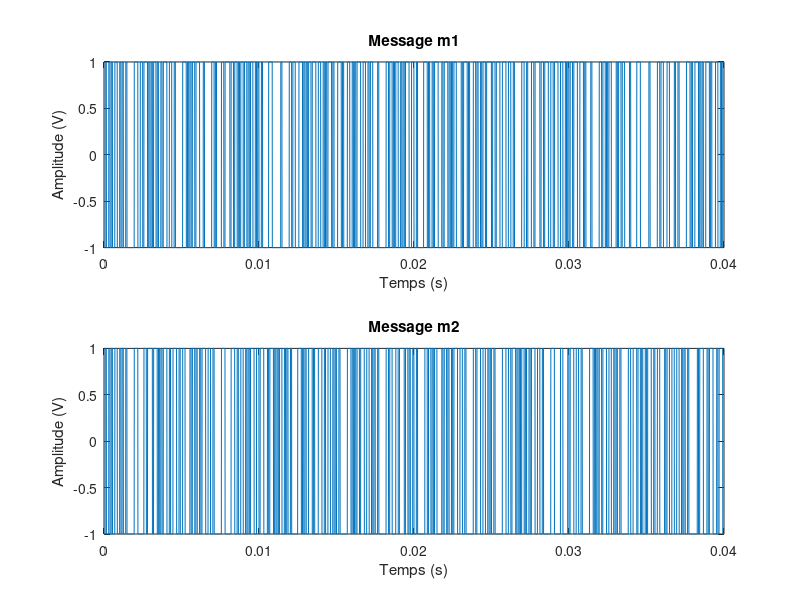
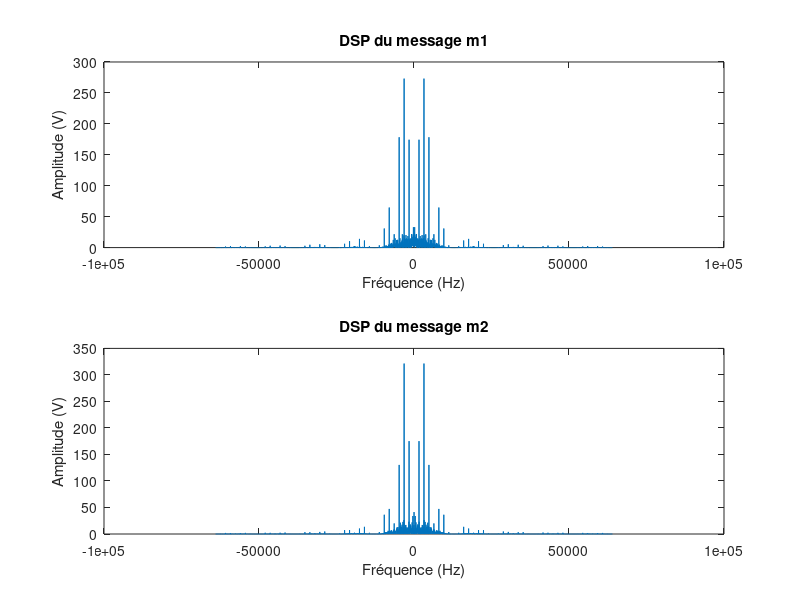
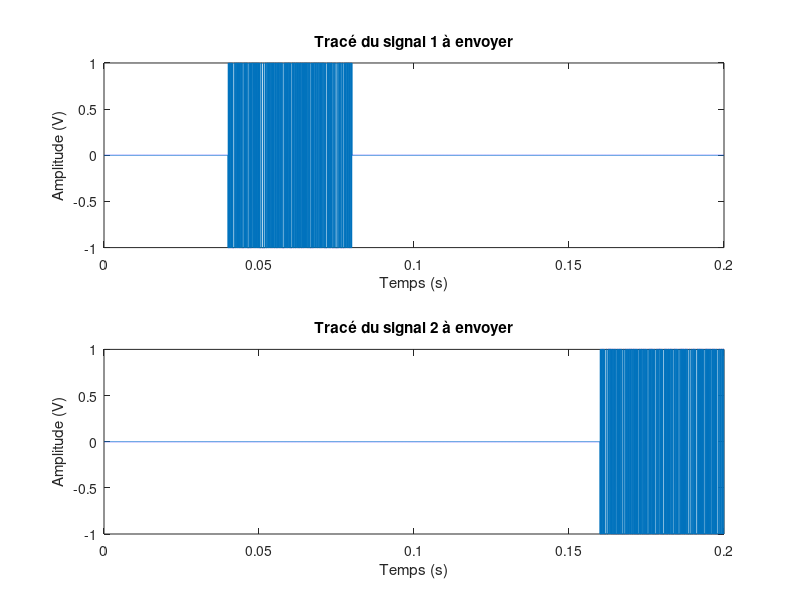
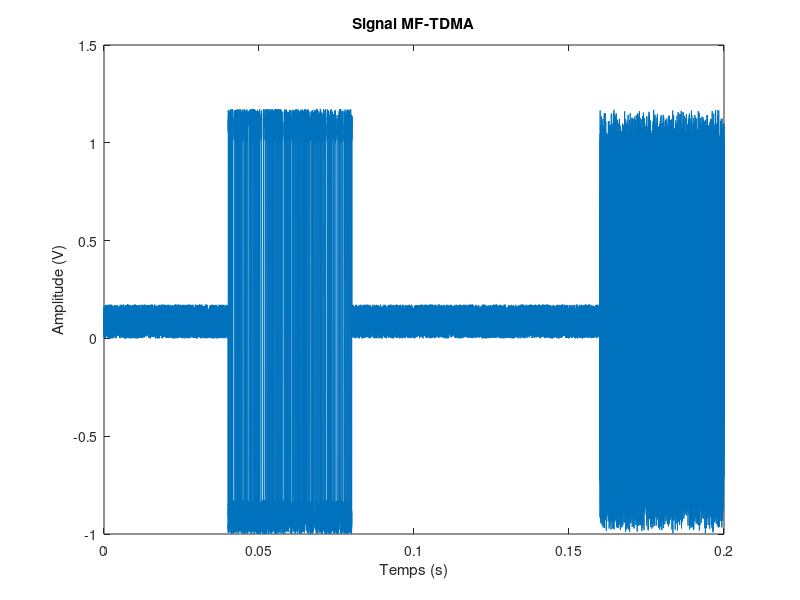

Source code (MATLAB) for these figures, in order: (Note: this script raises an error after producing the figures.)
% Projet de Traitement du signal 2019-2020
% ENSEEIHT 1SN
% Auteurs : RAVALOSON Nomanina, BEN AHMED DAHO Mohamed

% Importation des données

load donnees1.mat;
load donnees2.mat;

% 3)2)1) Modulation bande base 
Fp2=46000;
Longueur_signal = length(bits_utilisateur1);
Fe=128000;
Te=1/Fe;
Duree_signal = Longueur_signal * Te;
Ns=0.04/Duree_signal;
Ts=Ns*Te;

m1=kron(2*bits_utilisateur1-1,ones(1,Ns));
m2=kron(2*bits_utilisateur2-1,ones(1,Ns));

%Tracés temporels des signaux m1 et m2

Temps=0:Ns*Longueur_signal-1;
Temps=Temps*Te;
figure;
subplot(2,1,1);
plot(Temps,m1);
title('Message m1');
xlabel('Temps (s)');
ylabel('Amplitude (V)');
subplot(2,1,2);
plot(Temps,m2);
title('Message m2');
xlabel('Temps (s)');
ylabel('Amplitude (V)');

% Tracés des DSP de m1 et m2

dsp_m1=(1/length(m1))*(fftshift(abs(fft(m1))).^2);
Freq=linspace(-Fe/2,Fe/2,length(dsp_m1));

figure;
subplot(2,1,1);

plot(Freq,dsp_m1);
title('DSP du message m1');
xlabel('Fréquence (Hz)');
ylabel('Amplitude (V)');

dsp_m2=(1/length(m2))*(fftshift(abs(fft(m2))).^2);
Freq=linspace(-Fe/2,Fe/2,length(dsp_m2));
subplot(2,1,2);
plot(Freq,dsp_m2);
title('DSP du message m2');
xlabel('Fréquence (Hz)');
ylabel('Amplitude (V)');


%3.2.2 Construction du signal MF-TDMA
%1.a  

%Initialisation du signal

slot = zeros(1,5120);
signal_MFTDMA1 = [slot,m1,slot,slot,slot];

signal_MFTDMA2 = [slot,slot,slot,slot,m2];

% Tracés des signaux 

figure
subplot(2,1,1);
plot([0:Te:(length(signal_MFTDMA1)-1)*Te],signal_MFTDMA1);
title("Tracé du signal 1 à envoyer");
xlabel("Temps (s)");
ylabel("Amplitude (V)");


subplot(2,1,2);
plot([0:Te:(length(signal_MFTDMA2)-1)*Te],signal_MFTDMA2);
title("Tracé du signal 2 à envoyer");
xlabel("Temps (s)");
ylabel("Amplitude (V)");



%1.b

% Modulation d'amplitude


tableau_de_cos = zeros(1,25600);
tableau_de_cos = cos(2*pi*Fp2*[0:Te:25599*Te]);

x1= signal_MFTDMA1*cos(0);
x2 = signal_MFTDMA2.*(tableau_de_cos);


%2.
% Somme des signaux et ajout du bruit
x = x1 + x2;
Ps = mean(abs(x).^2);
Pb = Ps*10e-2;          % On choisit le rapport SNR = 20 dB donc Ps = 100 Pb
sigma = sqrt(Pb);
bruit = sigma*rand(1,length(x));
xtot = x +  bruit;

% Tracé temporel du signal MF-TDMA
figure;
plot([0:Te:(length(x)-1)*Te],xtot);
title('Signal MF-TDMA');
xlabel('Temps (s)');
ylabel('Amplitude (V)');

% Tracé de la DSP du signal MF-TDMA
N = length(xtot);
DSP = periodogramme(xtot,N);
figure
plot(linspace(-Fe/2,Fe/2,length(DSP)),fftshift(DSP));
title('DSP du signal MF-TDMA');
xlabel('Fréquence (Hz)');
ylabel('Amplitude (V)');



% 4)1)1)Synthèse du filtre passe bas
%Filtre passe bas à la fréquence de coupure Fp2/2

%4)1)1)1)

% Réponses impulsionnelle et fréquentielle du filtre passe bas
N=1000;
K=[-N/Fe:1/Fe:N/Fe];

%Réponse impulsionnelle du filtre passe bas : hk
hk=(Fp2/Fe)*sinc(K*Fp2);

TF_filtre=fft(hk);

Freq_filtre=linspace(-Fe/2,Fe/2,length(TF_filtre));

figure
subplot(2,1,1);
plot(K,hk);
xlabel('Temps (s)');
ylabel('Amplitude (V)');
title('Réponse impulsionnelle du filtre passe bas');
subplot(2,1,2);
plot(Freq_filtre,fftshift((abs(TF_filtre))));
xlabel('Fréquence (Hz)');
ylabel('Amplitude (V)');
title('Réponse fréquentielle du filtre passe bas (normalisée en amplitude)');


% 4)1)1)2) Superposition de la réponse fréquentielle du filtre passe bas et de la DSP
% du signal

figure
plot(Freq_filtre,fftshift((abs(TF_filtre))));
hold on
plot(linspace(-Fe/2,Fe/2,length(DSP)),fftshift(DSP/max(DSP)));
title('Superposition de la réponse fréquentielle filtre passe bas et de la DSP du signal');
xlabel('Fréquence (Hz)');
ylabel('Amplitude (V)');
legend('Filtre','DSP du signal');


%4)1)2) Filtre passe haut

%Création du dirac numérique
dirac_numerique= zeros(length(K),1);
dirac_numerique=dirac_numerique';
dirac_numerique(1001)=1;

%Réponse impulsionnelle du filtre passe bas : hk_haut
hk_haut=dirac_numerique-hk;
TF_filtre_haut=fft(hk_haut);

%Tracés des réponses impulsionnelle et fréquentielle du filtre passe haut
figure
subplot(2,1,1);
plot(K,hk_haut);
xlabel('Temps (s)');
ylabel('Amplitude (V)');
title('Réponse impulsionnelle du filtre passe-haut');
subplot(2,1,2);
plot(Freq_filtre,fftshift(abs(TF_filtre_haut)));
xlabel('Fréquence (Hz)');
ylabel('Amplitude (V)');
title('Réponse fréquentielle du filtre passe-haut (normalisée en amplitude)');

%Superposition de la réponse fréquentielle du filtre passe haut et de la DSP
% du signal

figure
plot(Freq_filtre,fftshift((abs(TF_filtre_haut))));
hold on
plot(linspace(-Fe/2,Fe/2,length(DSP)),fftshift(DSP/max(DSP)));
title('Superposition de la réponse fréquentielle filtre passe haut et de la DSP du signal');
xlabel('Fréquence (Hz)');
ylabel('Amplitude (V)');
legend('Filtre passe haut','DSP du signal');

% 4)1)3) Filtrage

x1_filtre = conv(xtot,hk,'same');
x2_filtre = conv(xtot,hk_haut,'same');

figure
subplot(2,1,1);
plot([0:Te:(length(x)-1)*Te],x1_filtre);
title('Signal x1 retrouvé');
xlabel('Temps (s)');
ylabel('Amplitude (V)');

subplot(2,1,2);
plot([0:Te:(length(x)-1)*Te],x2_filtre);
title('Signal x2 retrouvé');
xlabel('Temps (s)');
ylabel('Amplitude (V)');


% 4)2) Retour à basse fréquence
% Il n'y a que le signal x2 à modifier

x2_filtre=x2_filtre.*tableau_de_cos;
conv(x2_filtre,hk,'same');


% 4)3) Détection du slot utile

%Création du tableau contenant les slots à tester

%Pour x1

SLOT1_x1=x1_filtre(1:5120);
SLOT2_x1=x1_filtre(5121:10240);
SLOT3_x1=x1_filtre(10241:15360);
SLOT4_x1=x1_filtre(15361:20480);
SLOT5_x1=x1_filtre(20481:25600);

SLOTS_x1=[SLOT1_x1' SLOT2_x1' SLOT3_x1' SLOT4_x1' SLOT5_x1'];

%Pour x2

SLOT1_x2=x2_filtre(1:5120);
SLOT2_x2=x2_filtre(5121:10240);
SLOT3_x2=x2_filtre(10241:15360);
SLOT4_x2=x2_filtre(15361:20480);
SLOT5_x2=x2_filtre(20481:25600);

SLOTS_x2=[SLOT1_x2' SLOT2_x2' SLOT3_x2' SLOT4_x2' SLOT5_x2'];



%Calcul des énergies de chaque slot pour x1 

energie_x1_1=sum(abs(SLOT1_x1).^2*Te);
energie_x1_2=sum(abs(SLOT2_x1).^2*Te);
energie_x1_3=sum(abs(SLOT3_x1).^2*Te);
energie_x1_4=sum(abs(SLOT4_x1).^2*Te);
energie_x1_5=sum(abs(SLOT5_x1.^2*Te));

Energie_TAB_x1=[energie_x1_1 energie_x1_2 energie_x1_3 energie_x1_4 energie_x1_5];

%Détection du slot utile pour x1

[max_energie_x1,indice_x1]=max(Energie_TAB_x1);
SLOT_utile_x1=SLOTS_x1(:,indice_x1);
  


%Calcul des énergies de chaque slot pour x2

energie_x2_1=sum(abs(SLOT1_x2).^2*Te);
energie_x2_2=sum(abs(SLOT2_x2).^2*Te);
energie_x2_3=sum(abs(SLOT3_x2).^2*Te);
energie_x2_4=sum(abs(SLOT4_x2).^2*Te);
energie_x2_5=sum(abs(SLOT5_x2.^2*Te));

Energie_TAB_x2=[energie_x2_1 energie_x2_2 energie_x2_3 energie_x2_4 energie_x2_5];



%Détection du slot utile pour x2

[max_energie_x2,indice_x2]=max(Energie_TAB_x2);
SLOT_utile_x2=SLOTS_x2(:,indice_x2);    
    


% 4)4) Démodulation bande de base

SignalFiltre_x1=conv(SLOT_utile_x1',ones(1,Ns),'same');
SignalEchantillonne_x1=SignalFiltre_x1(1:Ns:end);
BitsRecuperes=(sign(SignalEchantillonne_x1)+1)/2;
bin2str(BitsRecuperes)

SignalFiltre_x2=conv(SLOT_utile_x2',ones(1,Ns),'same');
SignalEchantillonne_x2=SignalFiltre_x2(1:Ns:end);
BitsRecuperes_x2=(sign(SignalEchantillonne_x2)+1)/2;
bin2str(BitsRecuperes_x2)


% Le prof mystère est Martial Coulon
% -> Homme à lunettes et équations qui donnent mal à la tête
% -> Loi de Coulomb
% -> Cou long comme la girafe ...  




